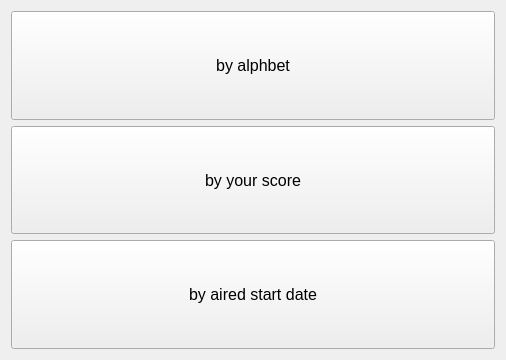
<?xml version="1.0" encoding="UTF-8"?>
<ui version="4.0">
 <class>Sort</class>
 <widget class="QWidget" name="Sort">
  <property name="geometry">
   <rect>
    <x>0</x>
    <y>0</y>
    <width>506</width>
    <height>360</height>
   </rect>
  </property>
  <property name="windowTitle">
   <string>Form</string>
  </property>
  <layout class="QVBoxLayout" name="verticalLayout">
   <item>
    <widget class="QPushButton" name="alphabet">
     <property name="sizePolicy">
      <sizepolicy hsizetype="Minimum" vsizetype="Preferred">
       <horstretch>0</horstretch>
       <verstretch>0</verstretch>
      </sizepolicy>
     </property>
     <property name="font">
      <font>
       <pointsize>12</pointsize>
      </font>
     </property>
     <property name="text">
      <string>by alphbet</string>
     </property>
    </widget>
   </item>
   <item>
    <widget class="QPushButton" name="score">
     <property name="sizePolicy">
      <sizepolicy hsizetype="Minimum" vsizetype="Preferred">
       <horstretch>0</horstretch>
       <verstretch>0</verstretch>
      </sizepolicy>
     </property>
     <property name="font">
      <font>
       <pointsize>12</pointsize>
      </font>
     </property>
     <property name="text">
      <string>by your score</string>
     </property>
    </widget>
   </item>
   <item>
    <widget class="QPushButton" name="aired">
     <property name="sizePolicy">
      <sizepolicy hsizetype="Minimum" vsizetype="Preferred">
       <horstretch>0</horstretch>
       <verstretch>0</verstretch>
      </sizepolicy>
     </property>
     <property name="font">
      <font>
       <pointsize>12</pointsize>
      </font>
     </property>
     <property name="text">
      <string>by aired start date</string>
     </property>
    </widget>
   </item>
  </layout>
 </widget>
 <resources/>
 <connections/>
</ui>
